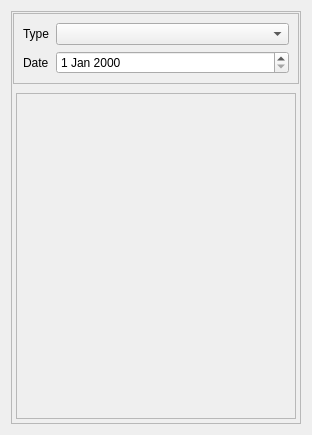
<?xml version="1.0" encoding="UTF-8"?>
<ui version="4.0">
 <class>Form</class>
 <widget class="QWidget" name="Form">
  <property name="geometry">
   <rect>
    <x>0</x>
    <y>0</y>
    <width>312</width>
    <height>435</height>
   </rect>
  </property>
  <property name="windowTitle">
   <string>Form</string>
  </property>
  <layout class="QVBoxLayout" name="verticalLayout_2">
   <item>
    <widget class="QFrame" name="frame_2">
     <property name="frameShape">
      <enum>QFrame::StyledPanel</enum>
     </property>
     <property name="frameShadow">
      <enum>QFrame::Raised</enum>
     </property>
     <layout class="QVBoxLayout" name="verticalLayout">
      <property name="margin">
       <number>1</number>
      </property>
      <item>
       <widget class="QFrame" name="frame">
        <property name="frameShape">
         <enum>QFrame::StyledPanel</enum>
        </property>
        <property name="frameShadow">
         <enum>QFrame::Raised</enum>
        </property>
        <layout class="QFormLayout" name="formLayout_4">
         <item row="0" column="0">
          <widget class="QLabel" name="label_3">
           <property name="text">
            <string>Type</string>
           </property>
          </widget>
         </item>
         <item row="0" column="1">
          <widget class="QComboBox" name="comboBox_type"/>
         </item>
         <item row="1" column="0">
          <widget class="QLabel" name="label">
           <property name="text">
            <string>Date</string>
           </property>
          </widget>
         </item>
         <item row="1" column="1">
          <widget class="QDateEdit" name="dateEdit"/>
         </item>
        </layout>
       </widget>
      </item>
      <item>
       <widget class="QStackedWidget" name="stackedWidget">
        <property name="currentIndex">
         <number>0</number>
        </property>
        <widget class="QWidget" name="page">
         <layout class="QVBoxLayout" name="verticalLayout_4" stretch="10">
          <property name="margin">
           <number>3</number>
          </property>
          <item>
           <widget class="QFrame" name="frame_cr">
            <property name="frameShape">
             <enum>QFrame::StyledPanel</enum>
            </property>
            <property name="frameShadow">
             <enum>QFrame::Raised</enum>
            </property>
            <layout class="QVBoxLayout" name="verticalLayout_3"/>
           </widget>
          </item>
         </layout>
        </widget>
        <widget class="QWidget" name="page_2">
         <layout class="QVBoxLayout" name="verticalLayout_7">
          <property name="margin">
           <number>3</number>
          </property>
          <item>
           <widget class="QFrame" name="frame_graph">
            <property name="frameShape">
             <enum>QFrame::StyledPanel</enum>
            </property>
            <property name="frameShadow">
             <enum>QFrame::Raised</enum>
            </property>
            <layout class="QVBoxLayout" name="verticalLayout_5"/>
           </widget>
          </item>
         </layout>
        </widget>
       </widget>
      </item>
     </layout>
    </widget>
   </item>
  </layout>
 </widget>
 <resources/>
 <connections/>
</ui>
